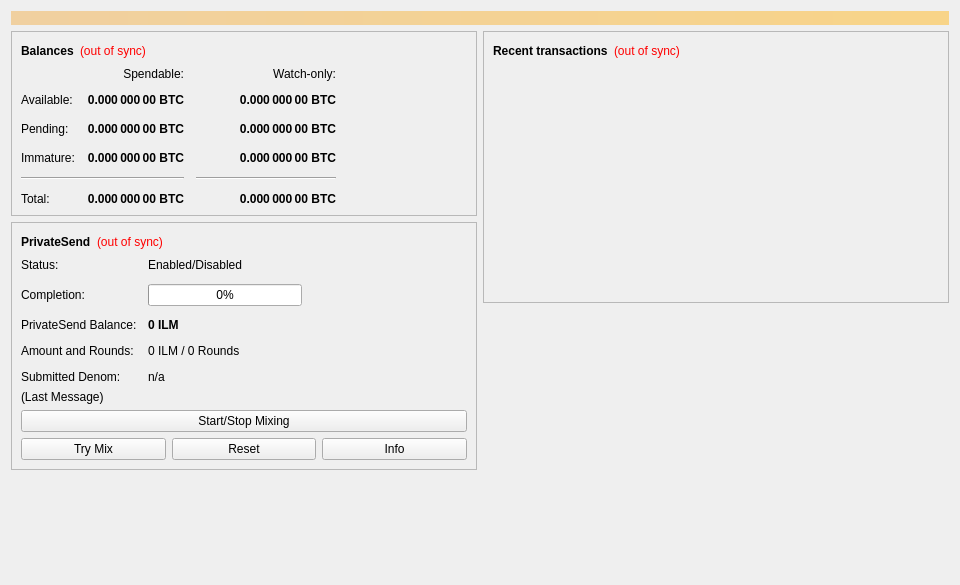
<?xml version="1.0" encoding="UTF-8"?>
<ui version="4.0">
 <class>OverviewPage</class>
 <widget class="QWidget" name="OverviewPage">
  <property name="geometry">
   <rect>
    <x>0</x>
    <y>0</y>
    <width>960</width>
    <height>585</height>
   </rect>
  </property>
  <property name="minimumSize">
   <size>
    <width>960</width>
    <height>0</height>
   </size>
  </property>
  <property name="windowTitle">
   <string>Form</string>
  </property>
  <layout class="QVBoxLayout" name="topLayout">
   <item>
    <widget class="QLabel" name="labelAlerts">
     <property name="visible">
      <bool>false</bool>
     </property>
     <property name="styleSheet">
      <string notr="true">QLabel { background-color: qlineargradient(x1: 0, y1: 0, x2: 1, y2: 0, stop:0 #F0D0A0, stop:1 #F8D488); color:#000000; }</string>
     </property>
     <property name="wordWrap">
      <bool>true</bool>
     </property>
     <property name="margin">
      <number>3</number>
     </property>
     <property name="textInteractionFlags">
      <set>Qt::TextSelectableByMouse</set>
     </property>
    </widget>
   </item>
   <item>
    <layout class="QHBoxLayout" name="horizontalLayout" stretch="1,1">
     <item>
      <layout class="QVBoxLayout" name="verticalLayout_2">
       <item>
        <widget class="QFrame" name="frame">
         <property name="frameShape">
          <enum>QFrame::StyledPanel</enum>
         </property>
         <property name="frameShadow">
          <enum>QFrame::Raised</enum>
         </property>
         <layout class="QVBoxLayout" name="verticalLayout_4">
          <item>
           <layout class="QHBoxLayout" name="horizontalLayout_4">
            <item>
             <widget class="QLabel" name="label_5">
              <property name="font">
               <font>
                <weight>75</weight>
                <bold>true</bold>
               </font>
              </property>
              <property name="text">
               <string>Balances</string>
              </property>
             </widget>
            </item>
            <item>
             <widget class="QLabel" name="labelWalletStatus">
              <property name="toolTip">
               <string>The displayed information may be out of date. Your wallet automatically synchronizes with the Illuminum network after a connection is established, but this process has not completed yet.</string>
              </property>
              <property name="styleSheet">
               <string notr="true">QLabel { color: red; }</string>
              </property>
              <property name="text">
               <string notr="true">(out of sync)</string>
              </property>
              <property name="alignment">
               <set>Qt::AlignLeading|Qt::AlignLeft|Qt::AlignVCenter</set>
              </property>
             </widget>
            </item>
            <item>
             <spacer name="horizontalSpacer_3">
              <property name="orientation">
               <enum>Qt::Horizontal</enum>
              </property>
              <property name="sizeHint" stdset="0">
               <size>
                <width>40</width>
                <height>20</height>
               </size>
              </property>
             </spacer>
            </item>
           </layout>
          </item>
          <item>
           <layout class="QGridLayout" name="gridLayout">
            <property name="spacing">
             <number>12</number>
            </property>
            <item row="2" column="2">
             <widget class="QLabel" name="labelWatchPending">
              <property name="font">
               <font>
                <weight>75</weight>
                <bold>true</bold>
               </font>
              </property>
              <property name="cursor">
               <cursorShape>IBeamCursor</cursorShape>
              </property>
              <property name="toolTip">
               <string>Unconfirmed transactions to watch-only addresses</string>
              </property>
              <property name="text">
               <string notr="true">0.000 000 00 BTC</string>
              </property>
              <property name="alignment">
               <set>Qt::AlignRight|Qt::AlignTrailing|Qt::AlignVCenter</set>
              </property>
              <property name="textInteractionFlags">
               <set>Qt::LinksAccessibleByMouse|Qt::TextSelectableByKeyboard|Qt::TextSelectableByMouse</set>
              </property>
             </widget>
            </item>
            <item row="2" column="1">
             <widget class="QLabel" name="labelUnconfirmed">
              <property name="font">
               <font>
                <weight>75</weight>
                <bold>true</bold>
               </font>
              </property>
              <property name="cursor">
               <cursorShape>IBeamCursor</cursorShape>
              </property>
              <property name="toolTip">
               <string>Total of transactions that have yet to be confirmed, and do not yet count toward the spendable balance</string>
              </property>
              <property name="text">
               <string notr="true">0.000 000 00 BTC</string>
              </property>
              <property name="alignment">
               <set>Qt::AlignRight|Qt::AlignTrailing|Qt::AlignVCenter</set>
              </property>
              <property name="textInteractionFlags">
               <set>Qt::LinksAccessibleByMouse|Qt::TextSelectableByKeyboard|Qt::TextSelectableByMouse</set>
              </property>
             </widget>
            </item>
            <item row="3" column="2">
             <widget class="QLabel" name="labelWatchImmature">
              <property name="font">
               <font>
                <weight>75</weight>
                <bold>true</bold>
               </font>
              </property>
              <property name="cursor">
               <cursorShape>IBeamCursor</cursorShape>
              </property>
              <property name="toolTip">
               <string>Mined balance in watch-only addresses that has not yet matured</string>
              </property>
              <property name="text">
               <string notr="true">0.000 000 00 BTC</string>
              </property>
              <property name="alignment">
               <set>Qt::AlignRight|Qt::AlignTrailing|Qt::AlignVCenter</set>
              </property>
              <property name="textInteractionFlags">
               <set>Qt::LinksAccessibleByMouse|Qt::TextSelectableByKeyboard|Qt::TextSelectableByMouse</set>
              </property>
             </widget>
            </item>
            <item row="4" column="0" colspan="2">
             <widget class="Line" name="lineSpendableBalance">
              <property name="orientation">
               <enum>Qt::Horizontal</enum>
              </property>
             </widget>
            </item>
            <item row="4" column="2">
             <widget class="Line" name="lineWatchBalance">
              <property name="sizePolicy">
               <sizepolicy hsizetype="Preferred" vsizetype="Fixed">
                <horstretch>0</horstretch>
                <verstretch>0</verstretch>
               </sizepolicy>
              </property>
              <property name="minimumSize">
               <size>
                <width>140</width>
                <height>0</height>
               </size>
              </property>
              <property name="orientation">
               <enum>Qt::Horizontal</enum>
              </property>
             </widget>
            </item>
            <item row="5" column="0">
             <widget class="QLabel" name="labelTotalText">
              <property name="text">
               <string>Total:</string>
              </property>
             </widget>
            </item>
            <item row="3" column="1">
             <widget class="QLabel" name="labelImmature">
              <property name="font">
               <font>
                <weight>75</weight>
                <bold>true</bold>
               </font>
              </property>
              <property name="cursor">
               <cursorShape>IBeamCursor</cursorShape>
              </property>
              <property name="toolTip">
               <string>Mined balance that has not yet matured</string>
              </property>
              <property name="text">
               <string notr="true">0.000 000 00 BTC</string>
              </property>
              <property name="alignment">
               <set>Qt::AlignRight|Qt::AlignTrailing|Qt::AlignVCenter</set>
              </property>
              <property name="textInteractionFlags">
               <set>Qt::LinksAccessibleByMouse|Qt::TextSelectableByKeyboard|Qt::TextSelectableByMouse</set>
              </property>
             </widget>
            </item>
            <item row="2" column="3">
             <spacer name="horizontalSpacer_2">
              <property name="orientation">
               <enum>Qt::Horizontal</enum>
              </property>
              <property name="sizeHint" stdset="0">
               <size>
                <width>40</width>
                <height>20</height>
               </size>
              </property>
             </spacer>
            </item>
            <item row="3" column="0">
             <widget class="QLabel" name="labelImmatureText">
              <property name="text">
               <string>Immature:</string>
              </property>
             </widget>
            </item>
            <item row="5" column="1">
             <widget class="QLabel" name="labelTotal">
              <property name="font">
               <font>
                <weight>75</weight>
                <bold>true</bold>
               </font>
              </property>
              <property name="cursor">
               <cursorShape>IBeamCursor</cursorShape>
              </property>
              <property name="toolTip">
               <string>Your current total balance</string>
              </property>
              <property name="text">
               <string notr="true">0.000 000 00 BTC</string>
              </property>
              <property name="alignment">
               <set>Qt::AlignRight|Qt::AlignTrailing|Qt::AlignVCenter</set>
              </property>
              <property name="textInteractionFlags">
               <set>Qt::LinksAccessibleByMouse|Qt::TextSelectableByKeyboard|Qt::TextSelectableByMouse</set>
              </property>
             </widget>
            </item>
            <item row="5" column="2">
             <widget class="QLabel" name="labelWatchTotal">
              <property name="font">
               <font>
                <weight>75</weight>
                <bold>true</bold>
               </font>
              </property>
              <property name="cursor">
               <cursorShape>IBeamCursor</cursorShape>
              </property>
              <property name="toolTip">
               <string>Current total balance in watch-only addresses</string>
              </property>
              <property name="text">
               <string notr="true">0.000 000 00 BTC</string>
              </property>
              <property name="alignment">
               <set>Qt::AlignRight|Qt::AlignTrailing|Qt::AlignVCenter</set>
              </property>
              <property name="textInteractionFlags">
               <set>Qt::LinksAccessibleByMouse|Qt::TextSelectableByKeyboard|Qt::TextSelectableByMouse</set>
              </property>
             </widget>
            </item>
            <item row="0" column="2">
             <widget class="QLabel" name="labelWatchonly">
              <property name="text">
               <string>Watch-only:</string>
              </property>
              <property name="alignment">
               <set>Qt::AlignRight|Qt::AlignTrailing|Qt::AlignVCenter</set>
              </property>
             </widget>
            </item>
            <item row="1" column="0">
             <widget class="QLabel" name="labelBalanceText">
              <property name="text">
               <string>Available:</string>
              </property>
             </widget>
            </item>
            <item row="1" column="1">
             <widget class="QLabel" name="labelBalance">
              <property name="font">
               <font>
                <weight>75</weight>
                <bold>true</bold>
               </font>
              </property>
              <property name="cursor">
               <cursorShape>IBeamCursor</cursorShape>
              </property>
              <property name="toolTip">
               <string>Your current spendable balance</string>
              </property>
              <property name="text">
               <string notr="true">0.000 000 00 BTC</string>
              </property>
              <property name="alignment">
               <set>Qt::AlignRight|Qt::AlignTrailing|Qt::AlignVCenter</set>
              </property>
              <property name="textInteractionFlags">
               <set>Qt::LinksAccessibleByMouse|Qt::TextSelectableByKeyboard|Qt::TextSelectableByMouse</set>
              </property>
             </widget>
            </item>
            <item row="1" column="2">
             <widget class="QLabel" name="labelWatchAvailable">
              <property name="font">
               <font>
                <weight>75</weight>
                <bold>true</bold>
               </font>
              </property>
              <property name="cursor">
               <cursorShape>IBeamCursor</cursorShape>
              </property>
              <property name="toolTip">
               <string>Your current balance in watch-only addresses</string>
              </property>
              <property name="text">
               <string notr="true">0.000 000 00 BTC</string>
              </property>
              <property name="alignment">
               <set>Qt::AlignRight|Qt::AlignTrailing|Qt::AlignVCenter</set>
              </property>
              <property name="textInteractionFlags">
               <set>Qt::LinksAccessibleByMouse|Qt::TextSelectableByKeyboard|Qt::TextSelectableByMouse</set>
              </property>
             </widget>
            </item>
            <item row="2" column="0">
             <widget class="QLabel" name="labelPendingText">
              <property name="text">
               <string>Pending:</string>
              </property>
             </widget>
            </item>
            <item row="0" column="1">
             <widget class="QLabel" name="labelSpendable">
              <property name="text">
               <string>Spendable:</string>
              </property>
              <property name="alignment">
               <set>Qt::AlignRight|Qt::AlignTrailing|Qt::AlignVCenter</set>
              </property>
             </widget>
            </item>
           </layout>
          </item>
         </layout>
        </widget>
       </item>
       <item>
        <widget class="QFrame" name="framePrivateSend">
         <property name="layoutDirection">
          <enum>Qt::LeftToRight</enum>
         </property>
         <property name="frameShape">
          <enum>QFrame::StyledPanel</enum>
         </property>
         <property name="frameShadow">
          <enum>QFrame::Raised</enum>
         </property>
         <layout class="QVBoxLayout" name="VerticalLayout_PS1">
          <item>
           <layout class="QHBoxLayout" name="horizontalLayout_5">
            <item>
             <widget class="QLabel" name="labelPrivateSendHeader">
              <property name="font">
               <font>
                <weight>75</weight>
                <bold>true</bold>
               </font>
              </property>
              <property name="text">
               <string>PrivateSend</string>
              </property>
             </widget>
            </item>
            <item>
             <widget class="QLabel" name="labelPrivateSendSyncStatus">
              <property name="toolTip">
               <string>The displayed information may be out of date. Your wallet automatically synchronizes with the Illuminum network after a connection is established, but this process has not completed yet.</string>
              </property>
              <property name="styleSheet">
               <string notr="true">QLabel { color: red; }</string>
              </property>
              <property name="text">
               <string notr="true">(out of sync)</string>
              </property>
              <property name="alignment">
               <set>Qt::AlignLeading|Qt::AlignLeft|Qt::AlignVCenter</set>
              </property>
             </widget>
            </item>
            <item>
             <spacer name="horizontalSpacer_4">
              <property name="orientation">
               <enum>Qt::Horizontal</enum>
              </property>
              <property name="sizeHint" stdset="0">
               <size>
                <width>40</width>
                <height>20</height>
               </size>
              </property>
             </spacer>
            </item>
           </layout>
          </item>
          <item>
           <layout class="QFormLayout" name="privateSendFormLayout">
            <property name="fieldGrowthPolicy">
             <enum>QFormLayout::AllNonFixedFieldsGrow</enum>
            </property>
            <property name="horizontalSpacing">
             <number>11</number>
            </property>
            <property name="verticalSpacing">
             <number>12</number>
            </property>
            <item row="0" column="0">
             <widget class="QLabel" name="labelPrivateSendEnabledText">
              <property name="text">
               <string>Status:</string>
              </property>
             </widget>
            </item>
            <item row="0" column="1">
             <widget class="QLabel" name="labelPrivateSendEnabled">
              <property name="text">
               <string>Enabled/Disabled</string>
              </property>
             </widget>
            </item>
            <item row="1" column="0">
             <widget class="QLabel" name="labelCompletitionText">
              <property name="text">
               <string>Completion:</string>
              </property>
             </widget>
            </item>
            <item row="1" column="1">
             <widget class="QProgressBar" name="privateSendProgress">
              <property name="maximumSize">
               <size>
                <width>154</width>
                <height>16777215</height>
               </size>
              </property>
              <property name="value">
               <number>0</number>
              </property>
             </widget>
            </item>
            <item row="2" column="0">
             <widget class="QLabel" name="labelAnonymizedText">
              <property name="text">
               <string>PrivateSend Balance:</string>
              </property>
             </widget>
            </item>
            <item row="2" column="1">
             <widget class="QLabel" name="labelAnonymized">
              <property name="font">
               <font>
                <weight>75</weight>
                <bold>true</bold>
               </font>
              </property>
              <property name="text">
               <string notr="true">0 ILM</string>
              </property>
             </widget>
            </item>
            <item row="3" column="0">
             <widget class="QLabel" name="labelAmountAndRoundsText">
              <property name="text">
               <string>Amount and Rounds:</string>
              </property>
             </widget>
            </item>
            <item row="3" column="1">
             <widget class="QLabel" name="labelAmountRounds">
              <property name="text">
               <string>0 ILM / 0 Rounds</string>
              </property>
             </widget>
            </item>
            <item row="4" column="0">
             <widget class="QLabel" name="labelSubmittedDenomText">
              <property name="text">
               <string>Submitted Denom:</string>
              </property>
             </widget>
            </item>
            <item row="4" column="1">
             <widget class="QLabel" name="labelSubmittedDenom">
              <property name="toolTip">
               <string>The denominations you submitted to the Masternode.&lt;br&gt;To mix, other users must submit the exact same denominations.</string>
              </property>
              <property name="text">
               <string>n/a</string>
              </property>
             </widget>
            </item>
           </layout>
          </item>
          <item>
           <layout class="QVBoxLayout" name="VerticalLayout_PS">
            <item>
             <widget class="QLabel" name="labelPrivateSendLastMessage">
              <property name="text">
               <string>(Last Message)</string>
              </property>
              <property name="alignment">
               <set>Qt::AlignLeading|Qt::AlignLeft|Qt::AlignTop</set>
              </property>
              <property name="wordWrap">
               <bool>true</bool>
              </property>
             </widget>
            </item>
            <item>
             <widget class="QPushButton" name="togglePrivateSend">
              <property name="sizePolicy">
               <sizepolicy hsizetype="MinimumExpanding" vsizetype="Fixed">
                <horstretch>0</horstretch>
                <verstretch>0</verstretch>
               </sizepolicy>
              </property>
              <property name="text">
               <string>Start/Stop Mixing</string>
              </property>
             </widget>
            </item>
            <item>
             <layout class="QHBoxLayout" name="horizontalLayout_debugbuttons">
              <item>
               <widget class="QPushButton" name="privateSendAuto">
                <property name="sizePolicy">
                 <sizepolicy hsizetype="MinimumExpanding" vsizetype="Fixed">
                  <horstretch>0</horstretch>
                  <verstretch>0</verstretch>
                 </sizepolicy>
                </property>
                <property name="toolTip">
                 <string>Try to manually submit a PrivateSend request.</string>
                </property>
                <property name="text">
                 <string>Try Mix</string>
                </property>
               </widget>
              </item>
              <item>
               <widget class="QPushButton" name="privateSendReset">
                <property name="sizePolicy">
                 <sizepolicy hsizetype="MinimumExpanding" vsizetype="Fixed">
                  <horstretch>0</horstretch>
                  <verstretch>0</verstretch>
                 </sizepolicy>
                </property>
                <property name="toolTip">
                 <string>Reset the current status of PrivateSend (can interrupt PrivateSend if it's in the process of Mixing, which can cost you money!)</string>
                </property>
                <property name="autoFillBackground">
                 <bool>false</bool>
                </property>
                <property name="text">
                 <string>Reset</string>
                </property>
               </widget>
              </item>
              <item>
               <widget class="QPushButton" name="privateSendInfo">
                <property name="sizePolicy">
                 <sizepolicy hsizetype="MinimumExpanding" vsizetype="Fixed">
                  <horstretch>0</horstretch>
                  <verstretch>0</verstretch>
                 </sizepolicy>
                </property>
                <property name="toolTip">
                 <string>Information about PrivateSend and Mixing</string>
                </property>
                <property name="text">
                 <string>Info</string>
                </property>
               </widget>
              </item>
             </layout>
            </item>
           </layout>
          </item>
         </layout>
        </widget>
       </item>
       <item>
        <spacer name="verticalSpacer">
         <property name="orientation">
          <enum>Qt::Vertical</enum>
         </property>
         <property name="sizeHint" stdset="0">
          <size>
           <width>20</width>
           <height>40</height>
          </size>
         </property>
        </spacer>
       </item>
      </layout>
     </item>
     <item>
      <layout class="QVBoxLayout" name="verticalLayout_3">
       <item>
        <widget class="QFrame" name="frame_2">
         <property name="frameShape">
          <enum>QFrame::StyledPanel</enum>
         </property>
         <property name="frameShadow">
          <enum>QFrame::Raised</enum>
         </property>
         <layout class="QVBoxLayout" name="verticalLayout">
          <item>
           <layout class="QHBoxLayout" name="horizontalLayout_2">
            <item>
             <widget class="QLabel" name="label_4">
              <property name="font">
               <font>
                <weight>75</weight>
                <bold>true</bold>
               </font>
              </property>
              <property name="text">
               <string>Recent transactions</string>
              </property>
             </widget>
            </item>
            <item>
             <widget class="QLabel" name="labelTransactionsStatus">
              <property name="toolTip">
               <string>The displayed information may be out of date. Your wallet automatically synchronizes with the Illuminum network after a connection is established, but this process has not completed yet.</string>
              </property>
              <property name="styleSheet">
               <string notr="true">QLabel { color: red; }</string>
              </property>
              <property name="text">
               <string notr="true">(out of sync)</string>
              </property>
              <property name="alignment">
               <set>Qt::AlignLeading|Qt::AlignLeft|Qt::AlignVCenter</set>
              </property>
             </widget>
            </item>
            <item>
             <spacer name="horizontalSpacer">
              <property name="orientation">
               <enum>Qt::Horizontal</enum>
              </property>
              <property name="sizeHint" stdset="0">
               <size>
                <width>40</width>
                <height>20</height>
               </size>
              </property>
             </spacer>
            </item>
           </layout>
          </item>
          <item>
           <widget class="QListView" name="listTransactions">
            <property name="styleSheet">
             <string notr="true">QListView { background: transparent; }</string>
            </property>
            <property name="frameShape">
             <enum>QFrame::NoFrame</enum>
            </property>
            <property name="verticalScrollBarPolicy">
             <enum>Qt::ScrollBarAlwaysOff</enum>
            </property>
            <property name="horizontalScrollBarPolicy">
             <enum>Qt::ScrollBarAlwaysOff</enum>
            </property>
            <property name="selectionMode">
             <enum>QAbstractItemView::NoSelection</enum>
            </property>
           </widget>
          </item>
         </layout>
        </widget>
       </item>
       <item>
        <spacer name="verticalSpacer_2">
         <property name="orientation">
          <enum>Qt::Vertical</enum>
         </property>
         <property name="sizeHint" stdset="0">
          <size>
           <width>20</width>
           <height>40</height>
          </size>
         </property>
        </spacer>
       </item>
      </layout>
     </item>
    </layout>
   </item>
  </layout>
 </widget>
 <resources/>
 <connections/>
</ui>
